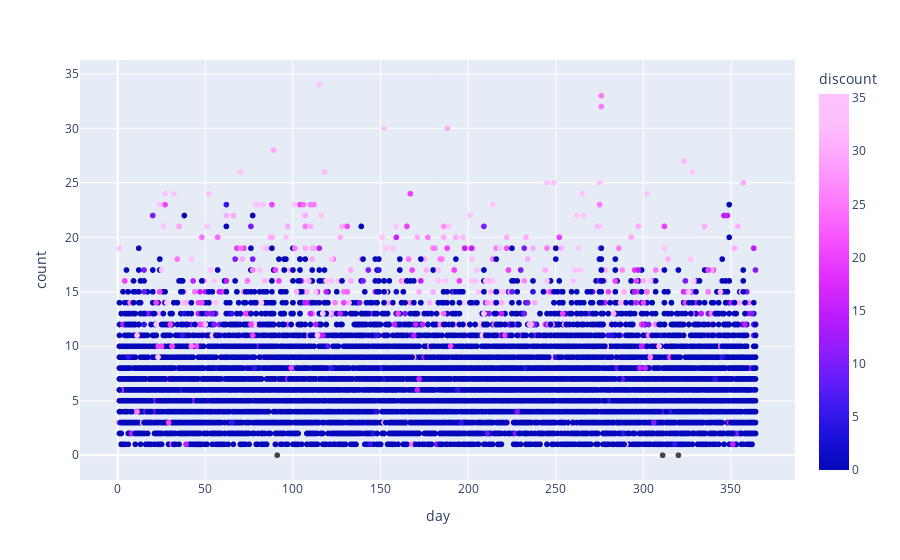

The cell this chart's notebook holds for it:
### Markdown cell above
## Grouped by products and day

### Code cell
import plotly.express as px
#plotting per day
fig = px.scatter(purchases, y="count", x="day", color="discount", color_continuous_scale=px.colors.sequential.Plotly3)
fig.show()

### Figure 1 — Plotly figure (JSON) as saved in the notebook; plotly's stock layout.template omitted (floating-point values rounded to 4 significant figures; data arrays with more than 128 entries replaced by an {"elided": "..."} marker saying what was removed)
{"data": [{"hovertemplate": "day=%{x}<br>count=%{y}<br>discount=%{marker.color}<extra></extra>", "legendgroup": "", "marker": {"color": {"elided": "12517 float values"}, "coloraxis": "coloraxis", "symbol": "circle"}, "mode": "markers", "name": "", "showlegend": false, "type": "scattergl", "x": {"elided": "12517 int values"}, "xaxis": "x", "y": {"elided": "12517 int values"}, "yaxis": "y"}], "layout": {"coloraxis": {"colorbar": {"title": {"text": "discount"}}, "colorscale": [[0, "#0508b8"], [0.08333, "#1910d8"], [0.1667, "#3c19f0"], [0.25, "#6b1cfb"], [0.3333, "#981cfd"], [0.4167, "#bf1cfd"], [0.5, "#dd2bfd"], [0.5833, "#f246fe"], [0.6667, "#fc67fd"], [0.75, "#fe88fc"], [0.8333, "#fea5fd"], [0.9167, "#febefe"], [1, "#fec3fe"]]}, "legend": {"tracegroupgap": 0}, "margin": {"t": 60}, "xaxis": {"anchor": "y", "domain": [0, 1], "title": {"text": "day"}}, "yaxis": {"anchor": "x", "domain": [0, 1], "title": {"text": "count"}}}}
